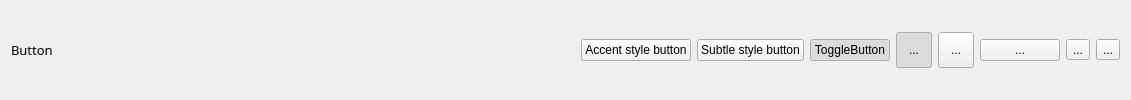
                <widget class="QWidget" name="widget" native="true">
                 <layout class="QGridLayout" name="gridLayout_2">
                  <property name="leftMargin">
                   <number>11</number>
                  </property>
                  <property name="topMargin">
                   <number>11</number>
                  </property>
                  <property name="rightMargin">
                   <number>11</number>
                  </property>
                  <property name="bottomMargin">
                   <number>11</number>
                  </property>
                  <item row="1" column="5">
                   <widget class="QToolButton" name="tBtnAutoRaise">
                    <property name="enabled">
                     <bool>true</bool>
                    </property>
                    <property name="minimumSize">
                     <size>
                      <width>36</width>
                      <height>36</height>
                     </size>
                    </property>
                    <property name="text">
                     <string>...</string>
                    </property>
                    <property name="iconSize">
                     <size>
                      <width>20</width>
                      <height>20</height>
                     </size>
                    </property>
                    <property name="checkable">
                     <bool>true</bool>
                    </property>
                    <property name="checked">
                     <bool>true</bool>
                    </property>
                    <property name="autoRaise">
                     <bool>true</bool>
                    </property>
                   </widget>
                  </item>
                  <item row="1" column="6">
                   <widget class="QToolButton" name="toolButton">
                    <property name="minimumSize">
                     <size>
                      <width>36</width>
                      <height>36</height>
                     </size>
                    </property>
                    <property name="text">
                     <string>...</string>
                    </property>
                   </widget>
                  </item>
                  <item row="1" column="8">
                   <widget class="QToolButton" name="toolButton_3">
                    <property name="text">
                     <string>...</string>
                    </property>
                    <property name="popupMode">
                     <enum>QToolButton::ToolButtonPopupMode::InstantPopup</enum>
                    </property>
                   </widget>
                  </item>
                  <item row="1" column="1">
                   <spacer name="horizontalSpacer">
                    <property name="orientation">
                     <enum>Qt::Orientation::Horizontal</enum>
                    </property>
                    <property name="sizeHint" stdset="0">
                     <size>
                      <width>522</width>
                      <height>20</height>
                     </size>
                    </property>
                   </spacer>
                  </item>
                  <item row="1" column="7">
                   <widget class="QPushButton" name="pushButton_10">
                    <property name="minimumSize">
                     <size>
                      <width>0</width>
                      <height>0</height>
                     </size>
                    </property>
                    <property name="text">
                     <string>...</string>
                    </property>
                   </widget>
                  </item>
                  <item row="1" column="4">
                   <widget class="QPushButton" name="pushButton_3">
                    <property name="minimumSize">
                     <size>
                      <width>0</width>
                      <height>0</height>
                     </size>
                    </property>
                    <property name="text">
                     <string>ToggleButton</string>
                    </property>
                    <property name="checkable">
                     <bool>true</bool>
                    </property>
                    <property name="checked">
                     <bool>true</bool>
                    </property>
                   </widget>
                  </item>
                  <item row="1" column="0">
                   <widget class="QLabel" name="label">
                    <property name="font">
                     <font>
                      <family>微软雅黑</family>
                      <pointsize>10</pointsize>
                      <bold>false</bold>
                     </font>
                    </property>
                    <property name="text">
                     <string>Button</string>
                    </property>
                   </widget>
                  </item>
                  <item row="1" column="3">
                   <widget class="QPushButton" name="pushButton">
                    <property name="minimumSize">
                     <size>
                      <width>0</width>
                      <height>0</height>
                     </size>
                    </property>
                    <property name="text">
                     <string>Subtle style button</string>
                    </property>
                    <property name="flat">
                     <bool>false</bool>
                    </property>
                   </widget>
                  </item>
                  <item row="1" column="2">
                   <widget class="QPushButton" name="pushButton_2">
                    <property name="minimumSize">
                     <size>
                      <width>0</width>
                      <height>0</height>
                     </size>
                    </property>
                    <property name="text">
                     <string>Accent style button</string>
                    </property>
                    <property name="accent" stdset="0">
                     <bool>true</bool>
                    </property>
                    <property name="accent2" stdset="0">
                     <bool>true</bool>
                    </property>
                   </widget>
                  </item>
                  <item row="1" column="9">
                   <widget class="QToolButton" name="toolButton_4">
                    <property name="text">
                     <string>...</string>
                    </property>
                    <property name="popupMode">
                     <enum>QToolButton::ToolButtonPopupMode::InstantPopup</enum>
                    </property>
                   </widget>
                  </item>
                 </layout>
                </widget>
